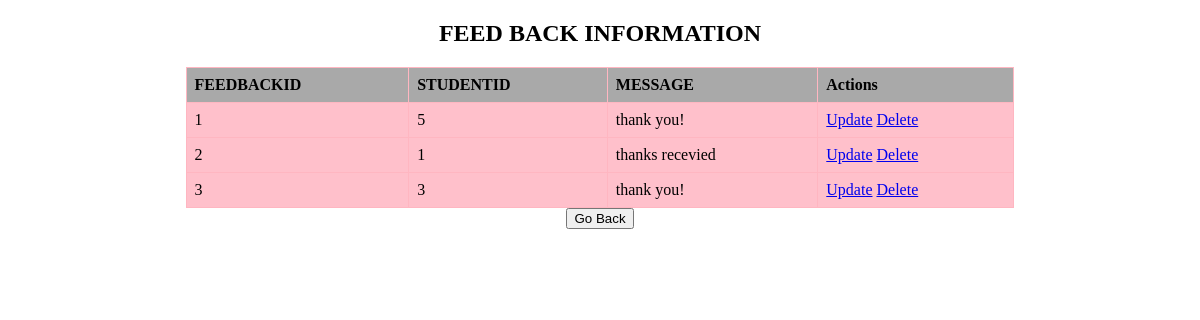
Screenshot of /viewfeedback.php with the database file from the repository.
### tables this page shows
CREATE TABLE `feedback` (
  `feedbackid` int(50) NOT NULL,
  `message` text NOT NULL,
  `studentid` int(50) NOT NULL
);

### viewfeedback.php (the view, shortened to what this page needs)
<!DOCTYPE html>
<html lang="en">
<head>
    <link rel="stylesheet" type="text/css" href="style.css">
</head>
<body>
    <h2>FEED BACK INFORMATION</h2>
    <table >
        <thead>
            <tr>
                <th>FEEDBACKID</th>
                <th>STUDENTID</th>
                <th>MESSAGE</th>
                <th>Actions</th>
            </tr>
        </thead>
        <tbody>
            <?php
require_once "./connection/conn.php";
            $sql = "SELECT * FROM feedback";
            $result = $connection->query($sql);
            if ($result->num_rows > 0) {
                while ($row = $result->fetch_assoc()) {
                    echo "<tr>";
                    echo "<td>" . (isset($row['feedbackid']) ? $row['feedbackid'] : '') . "</td>";
                    echo "<td>" . (isset($row['studentid']) ? $row['studentid'] : '') . "</td>";
                     echo "<td>" . (isset($row['message']) ? $row['message'] : '') . "</td>";
                    echo "<td>
                            <a href='updatefeedback.php?'>Update</a>
                            <a href='deletefeedback.php'>Delete</a>
                        </td>";
                    echo "</tr>";
                }
            } else {
                echo "<tr><td colspan='5'>No records found</td></tr>";
            }
            ?>
        </tbody>
    </table>
    <button type="button" onclick="location.href='staffhome.php';">Go Back</button>
</body>
</html>

### style.css (style rules this page uses)
body { text-align: center; }
table { width: 70%; margin: 0 auto; border-collapse: collapse; }
table, th, td { border: 1px solid pink; padding: 8px; text-align: left; background-color: skyblue; }
th { background-color: yellowgreen; }

### viewfeedback.php (style rules this page uses)
body { text-align: center; }
table { width: 70%; margin: 0 auto; border-collapse: collapse; }
table, th, td { border: 1px solid lightpink; padding: 8px; text-align: left; background-color: pink; }
th { background-color: darkgray; }

### rows the page displays
feedback: feedbackid "1", studentid "5", message "thank you!"
feedback: feedbackid "2", studentid "1", message "thanks recevied"
feedback: feedbackid "3", studentid "3", message "thank you!"
